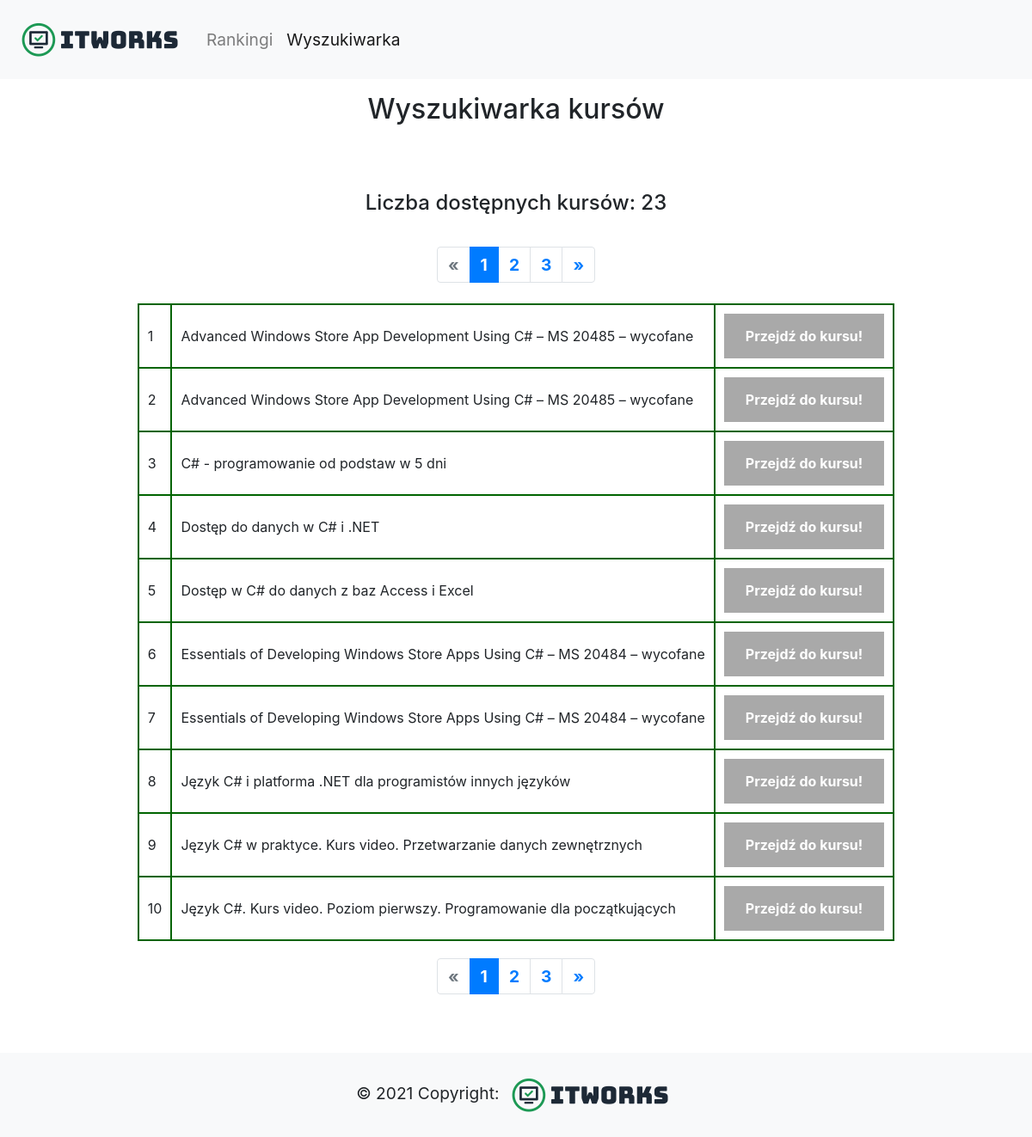
The page /search-csharp on the database its author committed.
### tables this page shows
CREATE TABLE courses (course_title TEXT, course_url TEXT);

### app.py (the view)
@app.route('/search-csharp', methods=['GET','POST'])
def search_csharp():
    def get_courses(offset=0, per_page=10):
        return rows[offset: offset + per_page]
    try:
        conn = sqlite3.connect('courses.db')
        conn.row_factory = sqlite3.Row
        cur = conn.cursor()
        query = "SELECT * from courses WHERE course_title LIKE '%c#%' ORDER BY course_title"
        cur.execute(query)
        conn.commit()
        rows = cur.fetchall()
        rows_number = len(rows)
        if rows:
            flash("Liczba dostępnych kursów: " + str(len(rows)))
        page, per_page, offset = get_page_args(page_parameter='page', per_page_parameter='per_page')
        total = len(rows)
        pagination_courses = get_courses(offset=offset, per_page=per_page)
        pagination = Pagination(page=page, per_page=per_page, total=total, css_framework='bootstrap4')
        conn.close()
        return render_template('categories_search_results.html', rows=pagination_courses,
            page=page, per_page=per_page, pagination=pagination)
    except OperationalError:
        flash("Wystąpił błąd podczas próby połączenia się z bazą")

### templates/categories_search_results.html (shortened to what this page needs)
<!DOCTYPE html>
<html lang="en">
<head>
    <link rel="stylesheet" href="https://maxcdn.bootstrapcdn.com/bootstrap/4.5.2/css/bootstrap.min.css">
</head>
<body>
    <div id="page-container">
        <nav class="navbar navbar-expand-lg navbar-light bg-light">
            <a class="navbar-brand" href="/">
                <img src="{{url_for('static', filename='logo2.png')}}" alt="">
            </a>
            <div class="collapse navbar-collapse" id="navbarNav" style="font-size: larger;">
                <ul class="navbar-nav">
                    <li class="nav-item ">
                        <a class="nav-link" href="/">Rankingi</a>
                    </li>
                    <li class="nav-item active">
                        <a class="nav-link" href="/browser">Wyszukiwarka</a>
                    </li>
                </ul>
            </div>
        </nav>
        <div id="content-wrap">
            <div class="container h-100">
                <div class="row h-100 justify-content-center align-items-center">
                    <div class="d-flex justify-content-center mt-3 mb-3">
                        <h2>Wyszukiwarka kursów</h2>
                    </div>
                </div>
              </div>
        <div class="container-fluid p-3 my-3">
            {% for message in get_flashed_messages() %}
            <div class="d-flex justify-content-center" style="font-size: larger; font-weight: bold; padding: 20px;"><h4>{{ message }}</h4></div>
            {% endfor %}
            <div class="d-flex justify-content-center" style="font-size: larger; font-weight: bold; padding: 8px;">{{ pagination.links }}</div>
            <table style="margin-left: auto; margin-right: auto;">
                {% for row in rows %}
                <tr>
                    <td>{{ loop.index + (page - 1) * per_page }}</td>
                    <td>{{row["course_title"]}}</td>
                    <td><a href='{{row["course_url"]}}' class="courseLink" target="_blank">Przejdź do kursu!</a></td>
                </tr>
                {% endfor %}
            </table>
            <div class="d-flex justify-content-center" style="font-size: larger; font-weight: bold; padding: 20px;">{{ pagination.links }}</div>
        </div>
        <footer class="bg-light text-center text-lg-start" style="left: 0; bottom: 0; width: 100%;" id="footer">
            <div class="text-center p-3 bg-light" style=" font-size: larger;">
                © 2021 Copyright: <img src="{{url_for('static', filename='logo2.png')}}" alt="">
            </div>
        </footer>
    </div>
</body>
</html>

### templates/categories_search_results.html (style rules this page uses)
#page-container { position: relative; min-height: 91vh; }
#content-wrap { padding-bottom: 1.5rem; }
#footer { position: absolute; bottom: 0; width: 100%; height: 1.5rem; }
table, td { border: 2px solid darkgreen; padding: 10px; }
a:link.courseLink, a:visited.courseLink { background-color: darkgray; color: white; font-weight: bold; padding: 14px 25px; text-align: center; text-decoration: none; display: inline-block; }

### rows shown on the page
courses: course_title "Advanced Windows Store App Development Using C# – MS 20485 – wycofane"
courses: course_title "Advanced Windows Store App Development Using C# – MS 20485 – wycofane"
courses: course_title "C# - programowanie od podstaw w 5 dni"
courses: course_title "Dostęp do danych w C# i .NET"
courses: course_title "Dostęp w C# do danych z baz Access i Excel"
courses: course_title "Essentials of Developing Windows Store Apps Using C# – MS 20484 – wycofane"
courses: course_title "Essentials of Developing Windows Store Apps Using C# – MS 20484 – wycofane"
courses: course_title "Język C# i platforma .NET dla programistów innych języków"
courses: course_title "Język C# w praktyce. Kurs video. Przetwarzanie danych zewnętrznych"
courses: course_title "Język C#. Kurs video. Poziom pierwszy. Programowanie dla początkujących"

### other values the page prints
{{ message }} "Liczba dostępnych kursów: 23"
{{ pagination.links }} "« 1 2 3 »"
